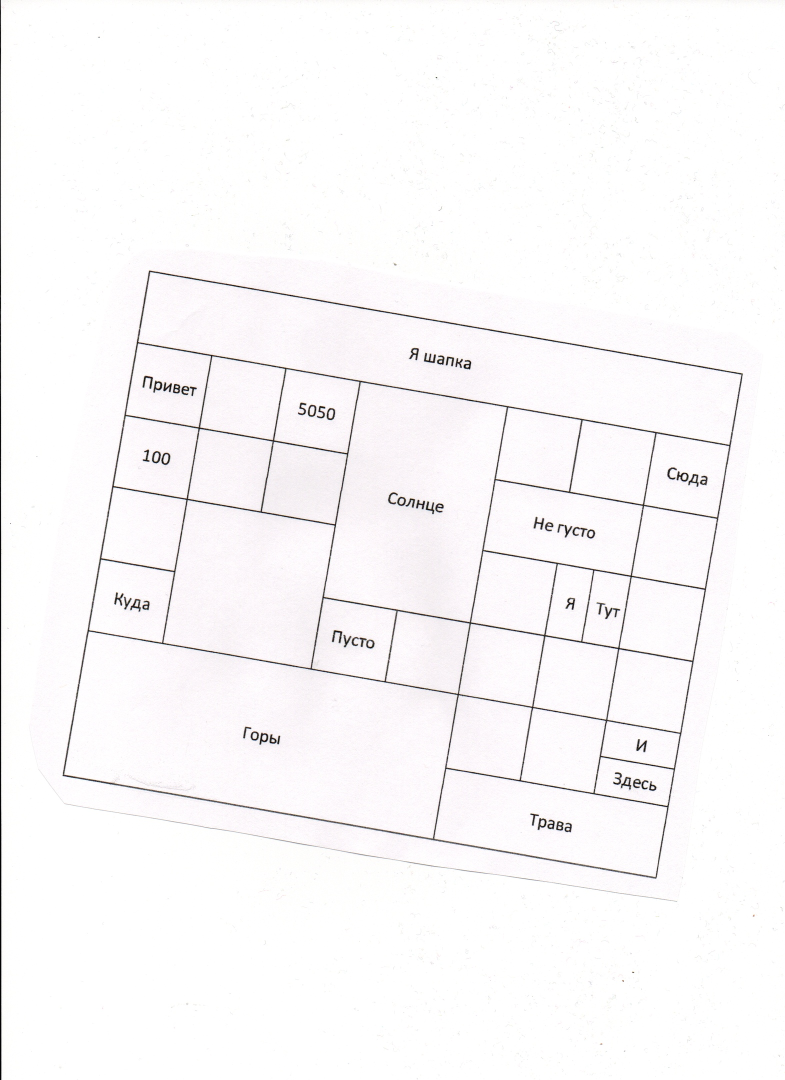
#> input picture Examples/1.jpg, 1570 x 2160 px (shown at 1/2 size)
$ python main.py --image Examples/1.jpg
#> lines starting #> are read from the running program, lines starting #| are printed output that depends on the picture; after the words box and inside, x2 and y2 are one past the last pixel; in counts of white or black regions, pixels touching at a corner belong together
import cv2
import pytesseract
from pytesseract import Output
import math
import numpy as np
from itertools import filterfalse
import time
from openpyxl import Workbook
import argparse
import ntpath

# center, x, y, w, h, [right]5, [left]6, [top]7, [bottom]8, max_in_column 9, max_in_row 10, text 11

interpolationDict = {0: cv2.INTER_NEAREST, 1: cv2.INTER_LINEAR, 2:cv2.INTER_CUBIC}


def sortFunc(e):
    return e[1] + e[2]

def getContourCoords(cnt):
    """

    :param cnt:

    """

    x,y,w,h = cv2.boundingRect(cnt)

    center = [x + int(w/2), y + int(h/2)]

    return center, x,y,w,h

def rotatedRectWithMaxArea(w, h, angle):
    """Given a rectangle of size wxh that has been rotated by 'angle' (in
    radians), computes the width and height of the largest possible
    axis-aligned rectangle (maximal area) within the rotated rectangle.

    :param w:
    :param h:
    :param angle:

    """
    if w <= 0 or h <= 0:
        return 0,0

    width_is_longer = w >= h
    side_long, side_short = (w,h) if width_is_longer else (h,w)

    # since the solutions for angle, -angle and 180-angle are all the same,
    # if suffices to look at the first quadrant and the absolute values of sin,cos:
    sin_a, cos_a = abs(math.sin(angle)), abs(math.cos(angle))
    if side_short <= 2.*sin_a*cos_a*side_long or abs(sin_a-cos_a) < 1e-10:
        # half constrained case: two crop corners touch the longer side,
        # the other two corners are on the mid-line parallel to the longer line
        x = 0.5*side_short
        wr,hr = (x/sin_a,x/cos_a) if width_is_longer else (x/cos_a,x/sin_a)
    else:
        # fully constrained case: crop touches all 4 sides
        cos_2a = cos_a*cos_a - sin_a*sin_a
        wr,hr = (w*cos_a - h*sin_a)/cos_2a, (h*cos_a - w*sin_a)/cos_2a

    return wr,hr

def rotation(image, angleInDegrees, interpolation = 1):
    """

    :param image:
    :param angleInDegrees:
    :param interpolation:  (Default value = 1)

    """
    h, w = image.shape[:2]
    img_c = (w / 2, h / 2)

    wl,hl = rotatedRectWithMaxArea(w, h, math.radians(angleInDegrees))

    rot = cv2.getRotationMatrix2D(img_c, angleInDegrees, 1)

    rad = math.radians(angleInDegrees)
    sin = math.sin(rad)
    cos = math.cos(rad)
    b_w = int(((h * abs(sin)) + (w * abs(cos))))
    b_h = int(((h * abs(cos)) + (w * abs(sin))))

    rot[0, 2] += ((b_w / 2) - img_c[0])
    rot[1, 2] += ((b_h / 2) - img_c[1])

    outImg = cv2.warpAffine(image, rot, (b_w, b_h), flags = interpolationDict.get(interpolation), borderValue=(255, 255, 255, 0))

    h, w = outImg.shape[:2]
    center = (w / 2, h / 2)

    topLeftPoint = (int(center[0] - wl/2), int(center[1] - hl/2))
    bottomRightPoint = (int(center[0] + wl/2), int(center[1] + hl/2))

    # cv2.rectangle(outImg,topLeftPoint,bottomRightPoint,(0,255,0),1)

    crop_img = outImg[topLeftPoint[1]+1:bottomRightPoint[1], topLeftPoint[0]+1:bottomRightPoint[0]]
    # return outImg, crop_img
    return outImg

def findTable(img):
    """Find table on (img) image and descew it properly

    :param img: image with table on it

    """

    if len(img.shape) != 2:
        imgray = cv2.cvtColor(img, cv2.COLOR_BGR2GRAY)
    else:
        imgray = img

    blur = cv2.bilateralFilter(imgray,9,75,75)

    ret, thresh = cv2.threshold(blur,0,255,cv2.THRESH_BINARY+cv2.THRESH_OTSU)

    contours, hierarchy = cv2.findContours(~thresh, cv2.RETR_EXTERNAL, cv2.CHAIN_APPROX_TC89_KCOS)

    biggest_contour = max(contours, key = cv2.contourArea)
    x,y,w,h = cv2.boundingRect(biggest_contour)

    rect = cv2.minAreaRect(biggest_contour)
    box = cv2.boxPoints(rect)
    box = np.int0(box)

    if abs(box[0][0] - box[1][0]) <= abs(box[0][1] - box[1][1]):
        qq = box[0]
        zz = box[1]
    elif abs(box[1][0] - box[2][0]) <= abs(box[1][1] - box[2][1]):
        qq = box[1]
        zz = box[2]
    elif abs(box[2][0] - box[3][0]) <= abs(box[2][1] - box[3][1]):
        qq = box[2]
        zz = box[3]
    elif abs(box[0][0] - box[3][0]) <= abs(box[0][1] - box[3][1]):
        qq = box[3]
        zz = box[0]

    center = [0, 0]
    for i in box:
        center[0] += i[0]
        center[1] += i[1]
    center[0] = int(center[0]/4)
    center[1] = int(center[1]/4)

    diff = box[0] - center

    angle = np.rad2deg(math.atan(abs(qq[0] - zz[0])/abs(qq[1] - zz[1])))
    if diff[0] <= 0:
        angle = -angle

    crop_img = img[y:y+h,x:x+w].copy()

    img2 = rotation(crop_img, angle)

    output = findHorVerLines(img2) # find only horizontal and vertical lines on image, to find cells in table

    contours, hierarchy = cv2.findContours(output, cv2.RETR_EXTERNAL, cv2.CHAIN_APPROX_SIMPLE)

    biggest_contour = max(contours, key = cv2.contourArea)
    # cv2.drawContours(img, contours, -1, (0,0,255), 3)
    x,y,w,h = cv2.boundingRect(biggest_contour)

    crop_img = img2[y:y+h,x:x+w].copy()
    crop_structure = output[y:y+h,x:x+w].copy()

    return crop_img, crop_structure

# [33 lines left out: function resizeImage, not called in this run]

def findHorVerLines(img):
    """
    Get only horizontal and vertical lines from param img

    :param img: source image

    :returns: binary image where lines are white
    """
    # [gray]
    # Transform source image to gray if it is not already
    if len(img.shape) != 2:
        gray = cv2.cvtColor(img, cv2.COLOR_BGR2GRAY)
    else:
        gray = img

    gray = cv2.bitwise_not(gray)

    den = cv2.bilateralFilter(gray,9,75,75)


    # [bin]
    # Apply adaptiveThreshold at the bitwise_not of gray
    bw = cv2.adaptiveThreshold(den, 255, cv2.ADAPTIVE_THRESH_MEAN_C, \
                                cv2.THRESH_BINARY, 13, -3) # -9

    # Create the images that will use to extract the horizontal and vertical lines
    horizontal = np.copy(bw)
    vertical = np.copy(bw)
    # Specify size on horizontal axis
    cols = horizontal.shape[1]
    horizontal_size = cols // 60
    # Create structure element for extracting horizontal lines through morphology operations
    horizontalStructure = cv2.getStructuringElement(cv2.MORPH_RECT, (horizontal_size, 1))
    # Apply morphology operations
    horizontal = cv2.erode(horizontal, horizontalStructure)
    horizontal = cv2.dilate(horizontal, horizontalStructure)
    # Specify size on vertical axis
    rows = vertical.shape[0]
    verticalsize = rows // 60
    # Create structure element for extracting vertical lines through morphology operations
    verticalStructure = cv2.getStructuringElement(cv2.MORPH_RECT, (1, verticalsize))
    # Apply morphology operations
    vertical = cv2.erode(vertical, verticalStructure)
    vertical = cv2.dilate(vertical, verticalStructure)

    output = vertical + horizontal
    return output

def is_overlapping(x1,x2,y1,y2, minPixelsToOverlap = 1):
    """
    https://stackoverflow.com/questions/3269434/whats-the-most-efficient-way-to-test-two-integer-ranges-for-overlap

    Check if two lines [x1, x2], [y1, y2] are overlaping. Order of supplied borders doesnt matter

    :param x1: first interval border

    :param x2: first interval border

    :param y1: second interval border

    :param y2: second interval border

    :param minPixelsToOverlap: minimum value of overlapping pixel to confirm overlap (Default value = 1)
    For default value, if intervals has only 1 overlapping number, function return False

    :return value: True if intervals overlap, False otherwise

    """
    x2 +=x1
    y2 +=y1
    # print(min(x2,y2) - max(x1,y1))
    return min(x2,y2) - max(x1,y1) > minPixelsToOverlap
    # [8 lines of commented-out code are left out]

def isNeighbor(a, b, e=5):
    """
    Check if cells(contours) a and b has overlapping borders

    :param a: first cell

    :param b: second cell

    :param e: epsilon value, to guarantee that not perfectly lined cells checked too (Default value = 5)

    """
    x, y, w, h = a[1:5]
    x2, y2, w2, h2 = b[1:5]

    # [20 lines of commented-out code are left out]
    if isAinB(x2, x+w, e) and is_overlapping(y, h, y2, h2):
        return 0

    # check left side
    if isAinB(x, x2+w2, e) and is_overlapping(y, h, y2, h2):
        return 1

    # check top side
    if isAinB(y2, y-h2, e) and is_overlapping(x, w, x2, w2):
        return 2

    # check bottom side
    if isAinB(y2, y+h, e) and is_overlapping(x, w, x2, w2):
        return 3

    return -1

def isAinB(a, b, e):
    """
    Is point a in interval [b-e, b+e]
    """
    return b-e <= a <= b+e

def getTableStructure(cells):
    """
    Find and add info about cells neighbors [right], [left], [top], [bottom]

    :param cells: list of cells

    :return value: modified list with info about neighbors

    """
    # center, x, y, w, h, [right]5, [left]6, [top]7, [bottom]8,
    for i in range(len(cells)):
        cells[i].append(list())
        cells[i].append(list())
        cells[i].append(list())
        cells[i].append(list())
        for j in range(len(cells)):
            ret = isNeighbor(cells[i], cells[j], 10)
            if ret > -1:
                # print(ret)
                cells[i][5 + ret].append(j)

        cells[i][5].sort(key=lambda x: cells[x][2])
        cells[i][6].sort(key=lambda x: cells[x][2])
        cells[i][7].sort(key=lambda x: cells[x][1])
        cells[i][8].sort(key=lambda x: cells[x][1])

    # for i in cells:
    #     print(i)

def getSizeOfCells(cells):
    # center, x, y, w, h, [right]5, [left]6, [top]7, [bottom]8, max_in_column, max_in_row

    def func12(cells, dir, i):
        max = 1
        main_cell = cells[i]
        target_cells = list()
        target_cells.append(i)
        unique_x_vals = list()
        unique_y_vals = list()

        while len(target_cells) != 0:
            new_target_cells = list()

            if dir == 7 or dir == 8:
                index = 1
            else:
                index = 2


            for j in target_cells:
                for k in cells[j][dir]:
                    new_target_cells.append(k)


            new_unique_x_vals = list()
            new_unique_y_vals = list()
            for j in target_cells:
                x = cells[j][1]
                y = cells[j][2]

                if len(unique_x_vals) == 0:
                    new_unique_x_vals.append(x)
                if len(unique_y_vals) == 0:
                    new_unique_y_vals.append(y)

                counter = 0
                for k in unique_x_vals:
                    if isAinB(x, k, 15):
                        counter += 1
                        break

                if counter == 0:
                    new_unique_x_vals.append(x)

                counter = 0
                for k in unique_y_vals:
                    if isAinB(y, k, 15):
                        counter += 1
                        break

                if counter == 0:
                    new_unique_y_vals.append(y)

                unique_x_vals = list(set(unique_x_vals + new_unique_x_vals))
                unique_y_vals = list(set(unique_y_vals + new_unique_y_vals))

            unique_x_vals.sort()
            unique_y_vals.sort()

            if len(new_target_cells) == 0:
                break

            # 2
            target_cells = list(set(new_target_cells))

            # 3
            index_to_remove = list()
            for j in target_cells:
                if not is_overlapping(main_cell[index], main_cell[index+2], cells[j][index], cells[j][index+2], int(min(main_cell[index+2], cells[j][index+2])*0.3) ): # int(main_cell[3] * 0.8)
                    index_to_remove.append(j)

            for j in index_to_remove:
                target_cells.remove(j)

            unique_cells_count = len(target_cells)
            # print("unique: ", unique_cells_count)
            if unique_cells_count > max:
                max = unique_cells_count


        target_cells.clear()

        # return max
        if dir == 8 or dir == 7:
            unique_x_vals[:] = filterfalse(lambda x: isAinB(x, main_cell[0][0], main_cell[3]/2 + 20) is False, unique_x_vals)
            return len(unique_x_vals)
        else:
            unique_y_vals[:] = filterfalse(lambda y: isAinB(y, main_cell[0][1], main_cell[4]/2 + 20) is False, unique_y_vals)
            return len(unique_y_vals)

    for i in range(len(cells)):
        main_cell = cells[i]
        target_cells = list()
        target_cells.append(i)

        a = func12(cells, 8, i)
        b = func12(cells, 7, i)
        c = func12(cells, 6, i)
        d = func12(cells, 5, i)
        cells[i].append(max(a, b)) # max(a, b)
        cells[i].append(max(c, d)) # max(c, d)

def formCellsArray(crop_structure):
    contours, hierarchy = cv2.findContours(crop_structure, cv2.RETR_CCOMP , cv2.CHAIN_APPROX_SIMPLE)

    centers = list()

    for i in range(len(contours)):
        cnt = contours[i]
        hrr = hierarchy[0][i]
        if hrr[3] == -1:
            continue
        margin = 5
        center = list(getContourCoords(cnt))
        if center[3] < margin*2 or center[4] < margin*2:
            continue

        centers.append(center)

    return centers

def saveTableToXLSX(centers):
    wb = Workbook()

    # grab the active worksheet
    ws = wb.active

    cells_to_draw = list()
    cells_to_draw.append(0)

    while len(cells_to_draw) > 0:
        index = cells_to_draw.pop()
        cell = centers[index]

        # copy all neighbors
        cells_to_draw += cell[5].copy() + cell[6].copy() + cell[7].copy() + cell[8].copy()

        cells_to_draw[:] = filterfalse(lambda x : centers[x][12] is True, cells_to_draw)


        cell[12] = True
        text = cell[11]
        conf = cell[13]

        row_num = 0
        column_num = 0

        cell_height = cell[10]
        cell_width = cell[9]

        ind = index

        while len(cell[7]) > 0:
            ind = cell[7][0]
            row_num += centers[ind][10]
            cell = centers[ind]

        cell = centers[index]
        while len(cell[6]) > 0:
            ind = cell[6][0]
            column_num += centers[ind][9]
            cell = centers[ind]


        cell_to_style = ws._get_cell(row_num+1, column_num+1)

        ws.cell(column=column_num+1, row=row_num+1, value=text)

        if cell_height > 1 or cell_width > 1:
            ws.merge_cells(start_row=row_num+1, start_column=column_num+1, end_row=row_num+cell_height, end_column=column_num+cell_width)

    # Save the file
    wb.save(ntpath.dirname(ntpath.normpath(args.image)) + '/' + '.'.join([str(elem) for elem in ntpath.basename(args.image).split(".")[0:-1]]) + ".xlsx")

def getTextAndConf(centers, crop_img):
    count = 0

    for i in range(len(centers)):
        center, x, y, w, h = centers[i][0:5]
        margin = int(max(min(w, h)/15, 2))
        roi = crop_img[y+margin:y+h-margin,x+margin:x+w-margin].copy()

        if len(roi.shape) != 2:
            roi = cv2.cvtColor(roi, cv2.COLOR_BGR2GRAY)

        th2 = cv2.adaptiveThreshold(roi, 255, cv2.ADAPTIVE_THRESH_MEAN_C, cv2.THRESH_BINARY, 15, 21)
        thval = cv2.countNonZero(th2)
        dst = cv2.inRange(roi, 0, 60)
        dstval = cv2.countNonZero(~dst)
        height, width = dst.shape
        _, ret = cv2.threshold(roi,200,255,cv2.THRESH_BINARY+cv2.THRESH_OTSU)

        conf = 100
        text = ""

        if thval/(height*width) < 0.999 :
            data = pytesseract.image_to_string(ret, lang="rus+eng", config='--psm 6')
            text = data

        centers[i].append(text)
        centers[i].append(False)
        centers[i].append(conf)

parser = argparse.ArgumentParser(description='Convert image containing scanned table to xlsx file.')
parser.add_argument("-i", "--image", action='store', help="path to image to be processed", required=True)
args = parser.parse_args()

img = cv2.imread(args.image)
#> img is the input picture: shape (2160, 1570, 3); mean B, G, R 249.6, 248.5, 250.2

if img is None:
    print("Image '" + args.image + "' not found.")
    exit(0)

maxsize = max(img.shape)
if maxsize > 2200:
    img = resizeImage(img, max(int(220000/maxsize), 40))

crop_img, crop_structure = findTable(img) # find table and descew it properly
#> in findTable, `ret, thresh = cv2.threshold(blur,0,255,cv2.THRESH_BINARY+cv2.THRESH_OT..`: ret = 174
#> in findTable, `contours, hierarchy = cv2.findContours(~thresh, cv2.RETR_EXTERNAL, cv2..`: contours = 4 contours, 2 with area under 20; largest, box (x1, y1, x2, y2) and area: (125, 541, 1485, 1758) 1234494, (0, 0, 3, 2160) 1615
#> in findTable, `biggest_contour = max(contours, key = cv2.contourArea)`: biggest_contour = contour of 470 points, box (x1, y1, x2, y2) (125, 541, 1485, 1758), area 1234494
#> in findTable, `x,y,w,h = cv2.boundingRect(biggest_contour)`: x = 125; y = 541; w = 1360; h = 1217
#> in findTable, `rect = cv2.minAreaRect(biggest_contour)`: rect = ((804.9, 1148.8), (1026.8, 1207.4), -80.2)
#> in findTable, `box = cv2.boxPoints(rect)`: box = [[1312.4, 1757.5], [122.7, 1552], [297.4, 540.1], [1487.2, 745.6]]
#> in findTable, `box = np.int0(box)`: box = [[1312, 1757], [122, 1551], [297, 540], [1487, 745]]
#> in findTable, `qq = box[1]`: qq = [122, 1551]
#> in findTable, `zz = box[2]`: zz = [297, 540]
#> the loop in findTable, `for i in box:` made 4 passes
#> after the loop in findTable, `for i in box:`: center = [3218, 4593]
#> in findTable, `diff = box[0] - center`: diff = [508, 609]
#> in findTable, `angle = np.rad2deg(math.atan(abs(qq[0] - zz[0])/abs(qq[1] - zz[1])))`: angle = 9.82
#> in findTable, `crop_img = img[y:y+h,x:x+w].copy()`:
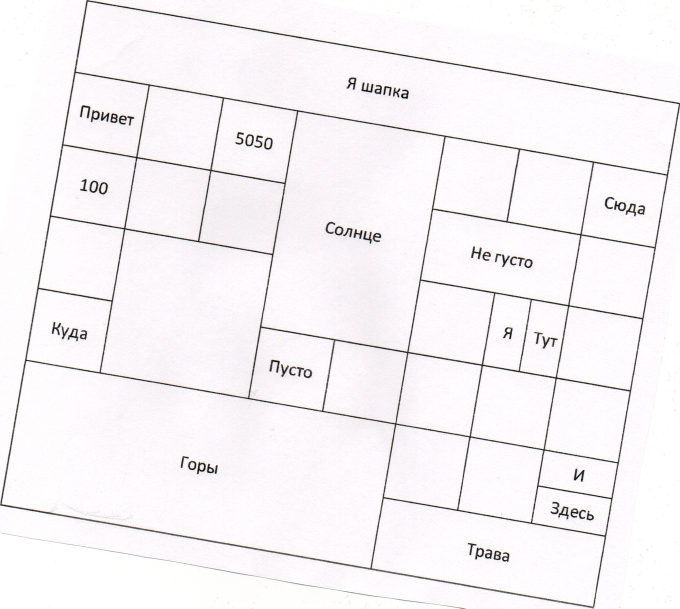
#> crop_img: shape (1217, 1360, 3) (shown at 1/2 size); mean B, G, R 245.3, 243, 246.3
#> in rotation, `wl,hl = rotatedRectWithMaxArea(w, h, math.radians(angleInDegrees))`: wl = 1202.5; hl = 1027
#> in rotation, `rot = cv2.getRotationMatrix2D(img_c, angleInDegrees, 1)`: rot = [[0.985, 0.171, -93.82], [-0.171, 0.985, 124.9]]
#> in rotation, `rad = math.radians(angleInDegrees)`: rad = 0.171
#> in rotation, `cos = math.cos(rad)`: cos = 0.985
#> in rotation, `b_w = int(((h * abs(sin)) + (w * abs(cos))))`: b_w = 1547
#> in rotation, `b_h = int(((h * abs(cos)) + (w * abs(sin))))`: b_h = 1431
#> in rotation, `outImg = cv2.warpAffine(image, rot, (b_w, b_h), flags = interpolationD..`:
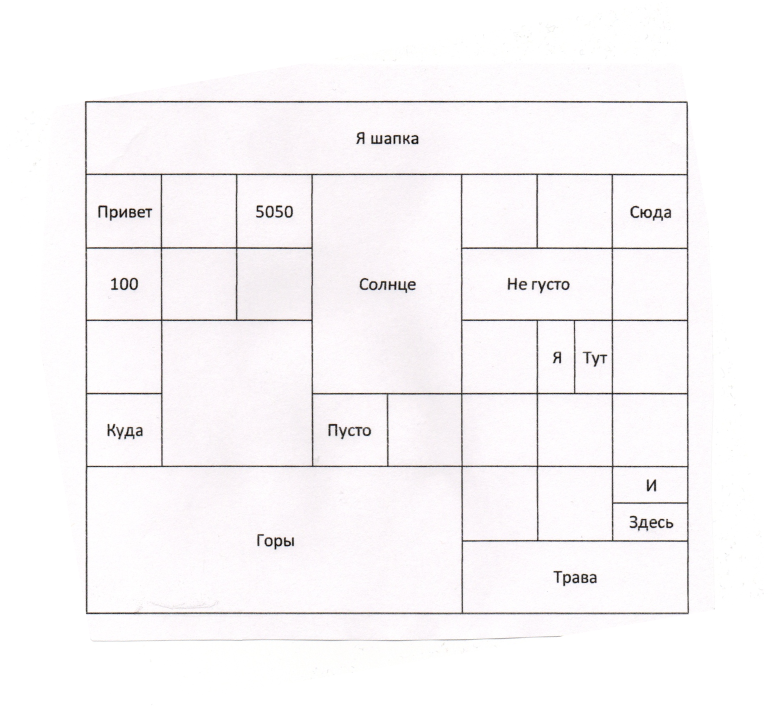
#> outImg: shape (1431, 1547, 3) (shown at 1/2 size); mean B, G, R 247.7, 246.1, 248.5
#> in rotation, `topLeftPoint = (int(center[0] - wl/2), int(center[1] - hl/2))`: topLeftPoint = (172, 202)
#> in rotation, `bottomRightPoint = (int(center[0] + wl/2), int(center[1] + hl/2))`: bottomRightPoint = (1374, 1228)
#> in rotation, `crop_img = outImg[topLeftPoint[1]+1:bottomRightPoint[1], topLeftPoint[..`:
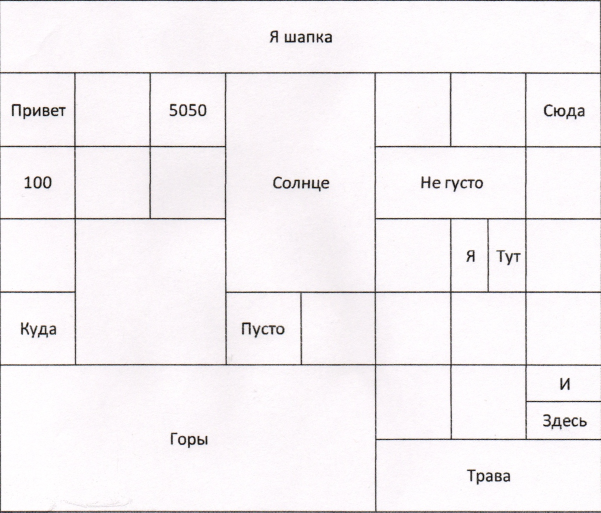
#> crop_img: shape (1025, 1201, 3) (shown at 1/2 size); mean B, G, R 243.6, 240.9, 244.8
#> in findHorVerLines, `gray = cv2.bitwise_not(gray)`:
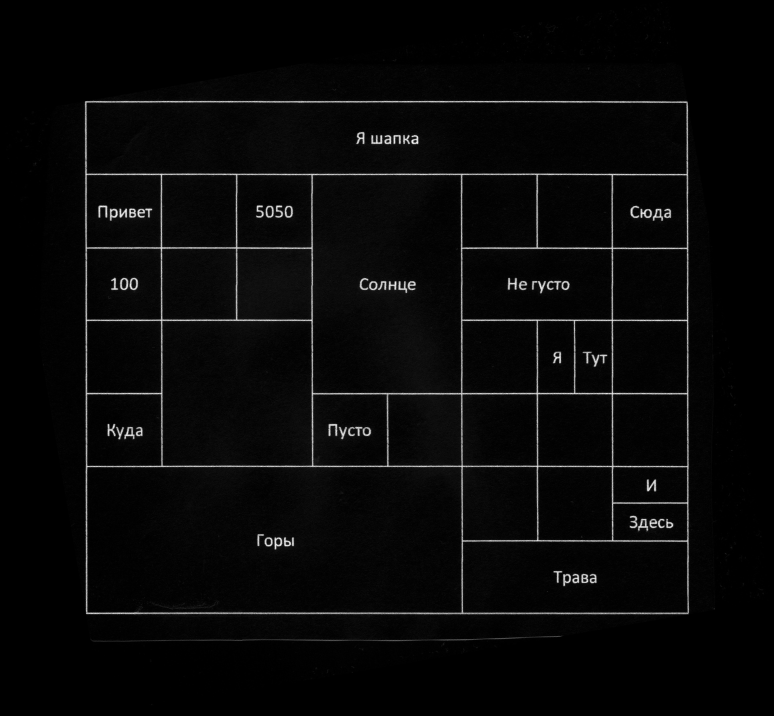
#> gray: shape (1431, 1547) (shown at 1/2 size); min 0, max 254, mean 8
#> in findHorVerLines, `bw = cv2.adaptiveThreshold(den, 255, cv2.ADAPTIVE_THRESH_MEAN_C, \ cv2..`:
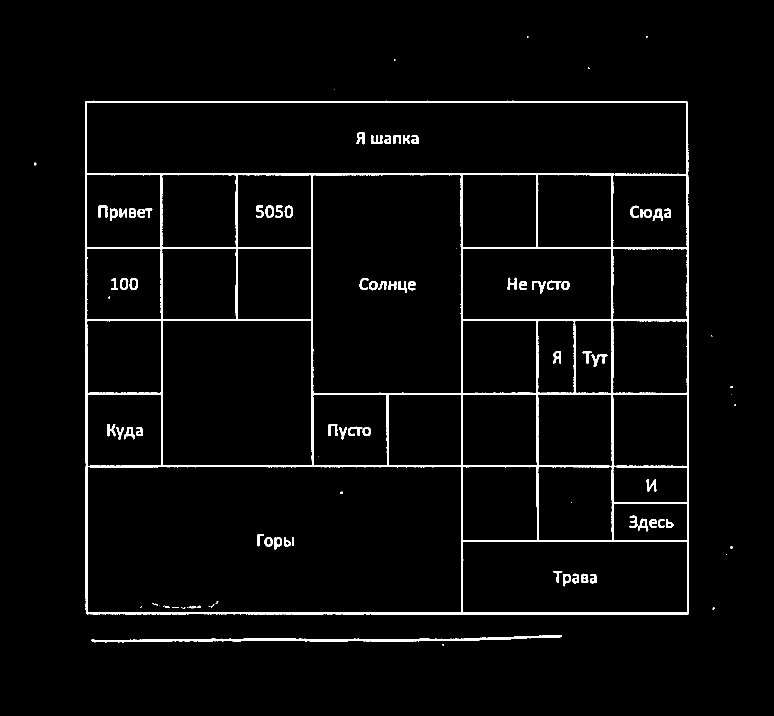
#> bw: shape (1431, 1547) (shown at 1/2 size); 2.9% white; 97 white regions (28 under 20 px), largest, box (x1, y1, x2, y2) and area: (170, 201, 1378, 1229) 48876, (183, 1270, 1124, 1285) 4339, (1183, 709, 1215, 734) 282
#> (the rest of the program and of its run is left out)
